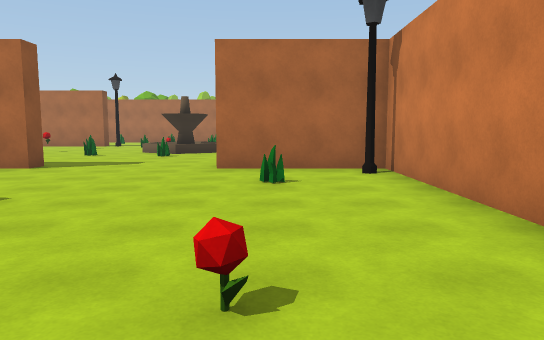
view 1 (above)

24 first-person views from a walk through a scene from a Unity 3-D project. The camera is 1.5 m above the floor, tilts 6° down and sees 70° across. The floor is counted in squares, 2 m on a side. Each view is taken from the middle of a square. On the plan, view 1 faces up. The plan holds only what a view shows up to about 12 squares ahead; the rest is blank. The place goes on beyond the plan.

view 2
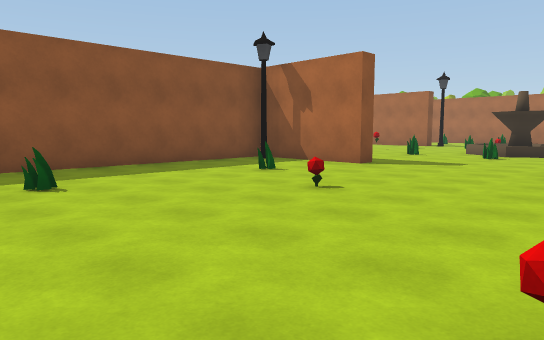

view 3
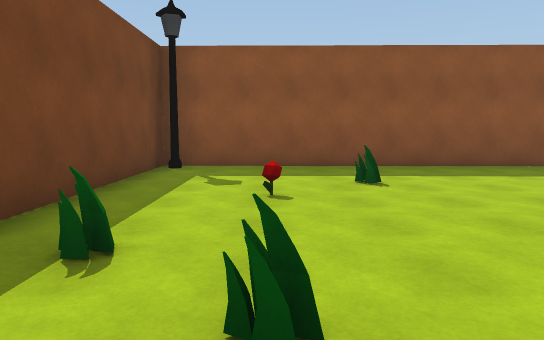

view 4
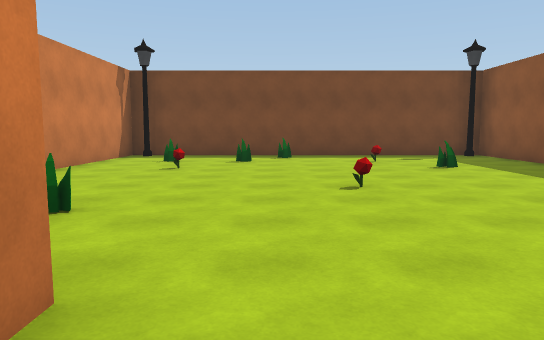

view 5
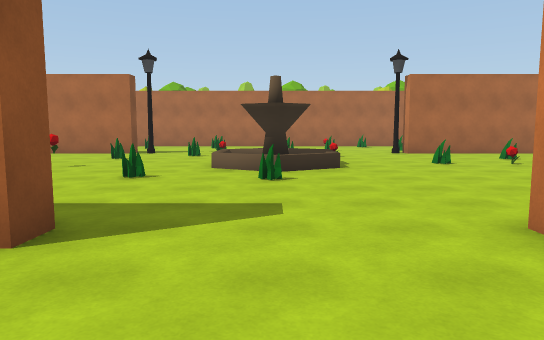

view 6
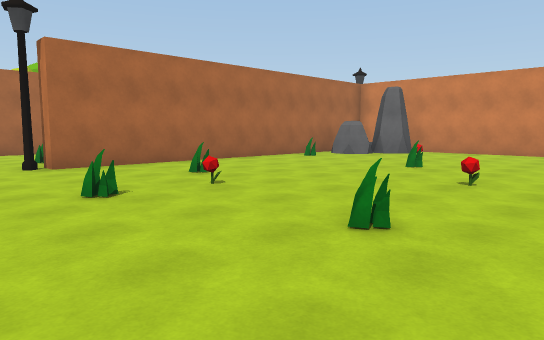

view 7
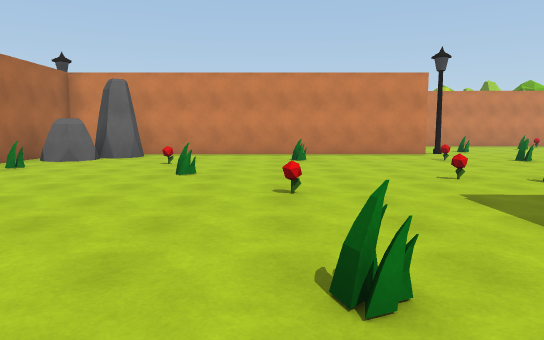

view 8
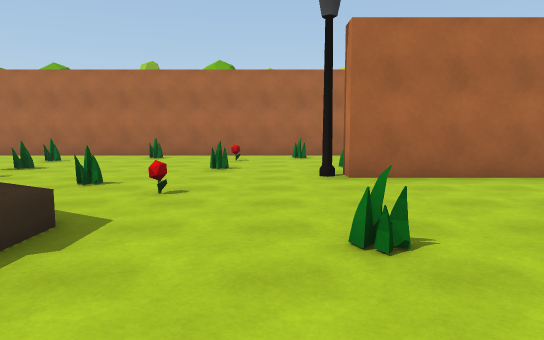

view 9
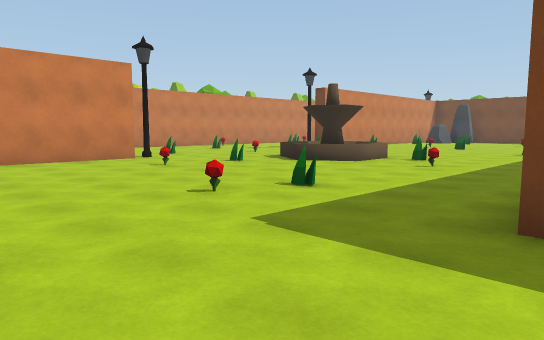

view 10
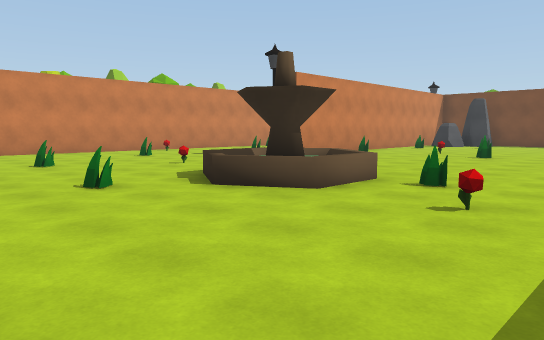

view 11
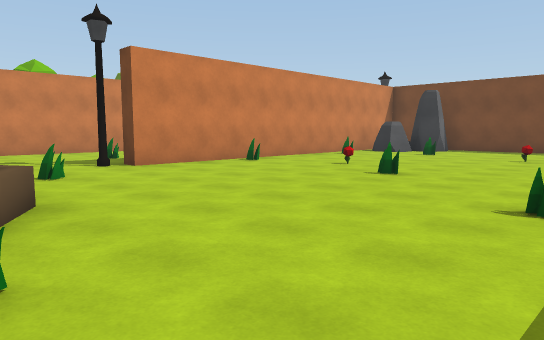

view 12
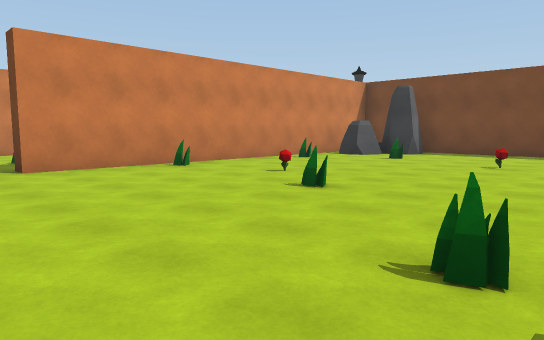

view 13
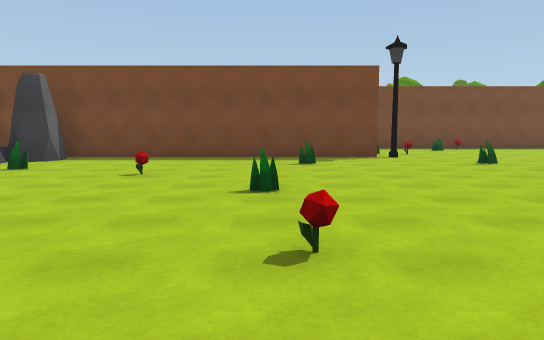

view 14
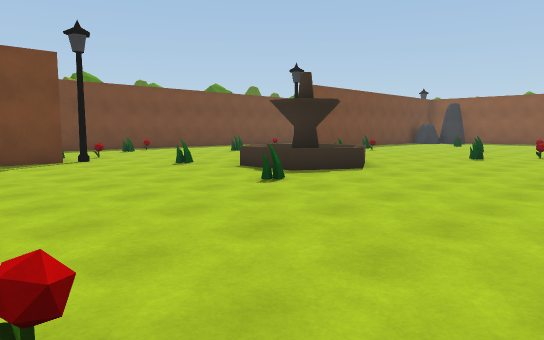

view 15
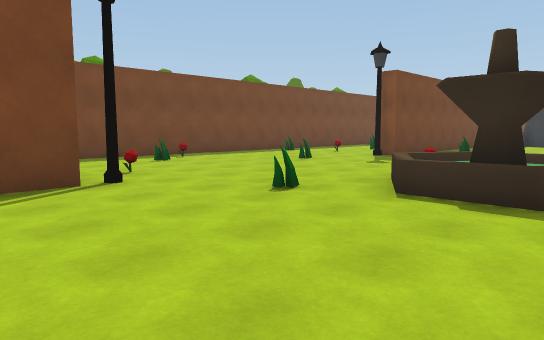

view 16
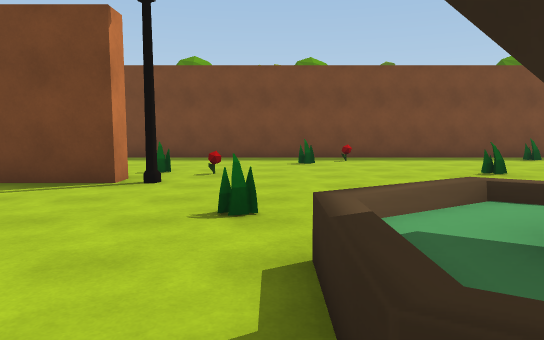

view 17
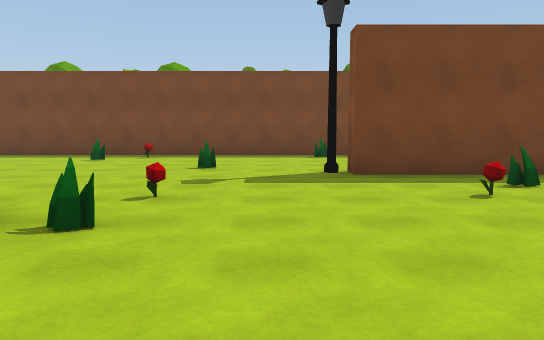

view 18
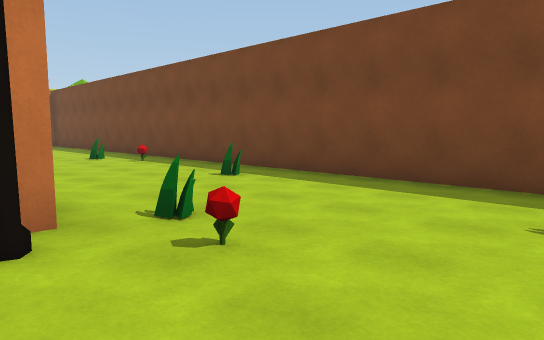

view 19
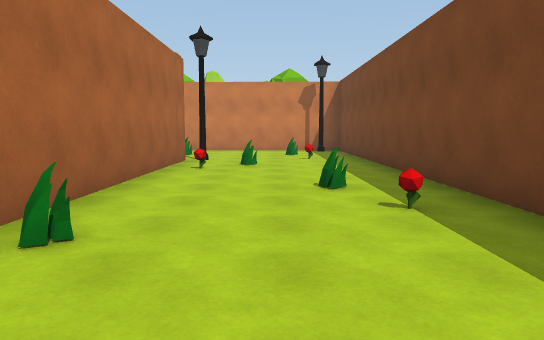

view 20
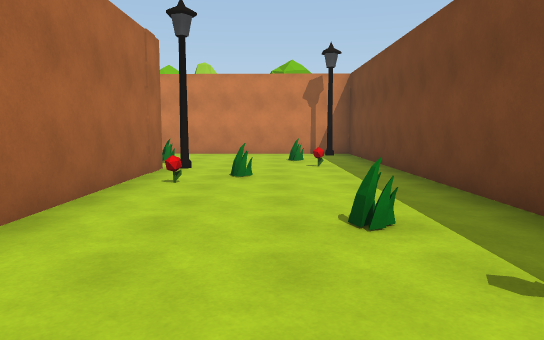

view 21
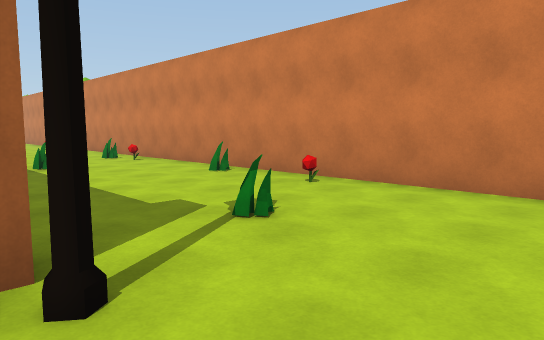

view 22
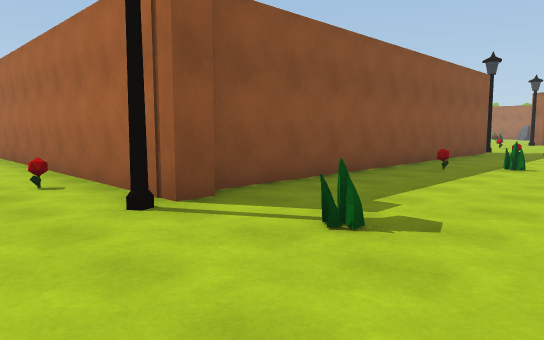

view 23
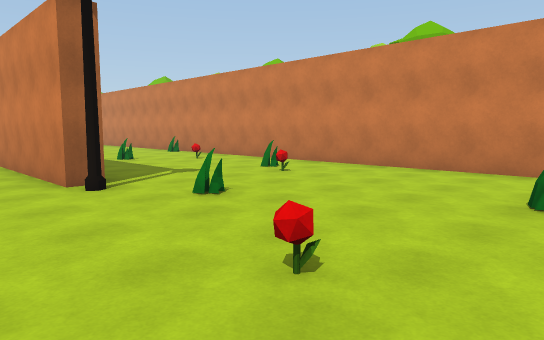

view 24
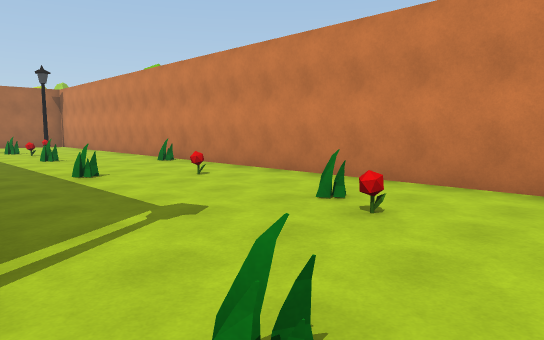

### Floor plan
Points are (right, up) in squares from view 1. A wall is a line through its corners. A room is listed if a view was taken in it or the views show most of it. See-through windows are left out.
Room 1 (views 1, 2, 3, 5)
walls: (-4.6, 7.4) (-7.9, 7.4) (-8, -1.5); (2, -1.4) (2.2, 6.5); (2.2, 7.4) (-1.1, 7.4); (-7.5, -2.2) (0.5, -2.2)
ways out: opening at (-3, 8) to room 2
objects: lamp (-7, 7); flower (-4, 0); flower (-3, 4); flower (0, 2)
Room 2 (views 4, 6, 7, 8, 9, 10, 11, 12, 13, 14, 15, 16, 17, 18, 19, 20, 21, 22, 23, 24)
walls: (-1.1, 7.4) (-1.1, 8); (12.2, 6.4) (11.6, 6.4) (11.6, 16.5); (-4.6, 8) (-4.6, 7.4); (17.1, 2.1) (17.3, 15.8); (11.6, -9.5) (11.6, -1.6) (12.1, -1.6) (12.1, -12.2); (1.4, -12.4) (9.5, -12.4); (10.6, 17) (1.4, 17); (12.5, -12.4) (12.5, -12.9) (4, -12.9); (-7.4, 17) (-9.5, 17); (-9.5, -12.4) (-7.4, -12.4); (2.5, 22.1) (-7.9, 22.1); (-8.2, -17.4) (16.9, -17.4) (17.1, -0.2)
ways out: opening at (-3, 8) to room 1
objects: flower (-9, -10); other object (-8, -5); lamp (-8, -2); lamp (-7, -13); other object (-7, 13); lamp (-7, 17); flower (-5, -10); other object (-5, 17); fountain (-4, 12) to (-2, 14); other object (-3, -16); fountain (-3, -10) to (-2, -7); flower (-1, 16); other object (-1, 20); flower (0, -14); lamp (1, -12); lamp (1, -2) to (2, -2); lamp (1, 17); lamp (2, 7); flower (2, 13); flower (4, -4); flower (4, 11); flower (5, 3); flower (6, -8); flower (6, 8); flower (7, -16); fountain (7, 1) to (9, 4); other object (8, 13); rock (9, -12) to (11, -10); flower (9, -5); other object (9, 7); rock (9, 15) to (11, 16); flower (10, -14); flower (11, 2); lamp (12, -1); lamp (12, 6); other object (13, -16); lamp (13, -13); other object (13, -8); other object (13, -3); flower (15, 6); other object (15, 16); lamp (16, -17); flower (16, -12); other object (16, -6); flower (16, 9)

Positions as (right, up) in squares from view 1, and headings:
1: (0, 0), facing up
2: (0, 0), facing up-left
3: (0, 0), facing left
4: (-2, 9), facing down
5: (-3, 5), facing up
6: (-1, 9), facing up-right
7: (0, 11), facing right
8: (0, 11), facing up
9: (2, 11), facing down-right
10: (4, 7), facing down-right
11: (4, 2), facing down-right
12: (4, 0), facing down-right
13: (4, -2), facing down
14: (4, -3), facing down-left
15: (3, -7), facing down-left
16: (-1, -7), facing down
17: (-6, -6), facing down
18: (-2, -12), facing down-right
19: (3, -15), facing right
20: (5, -15), facing right
21: (12, -15), facing up-right
22: (16, -15), facing up-left
23: (10, 1), facing up-right
24: (12, 4), facing up-right
